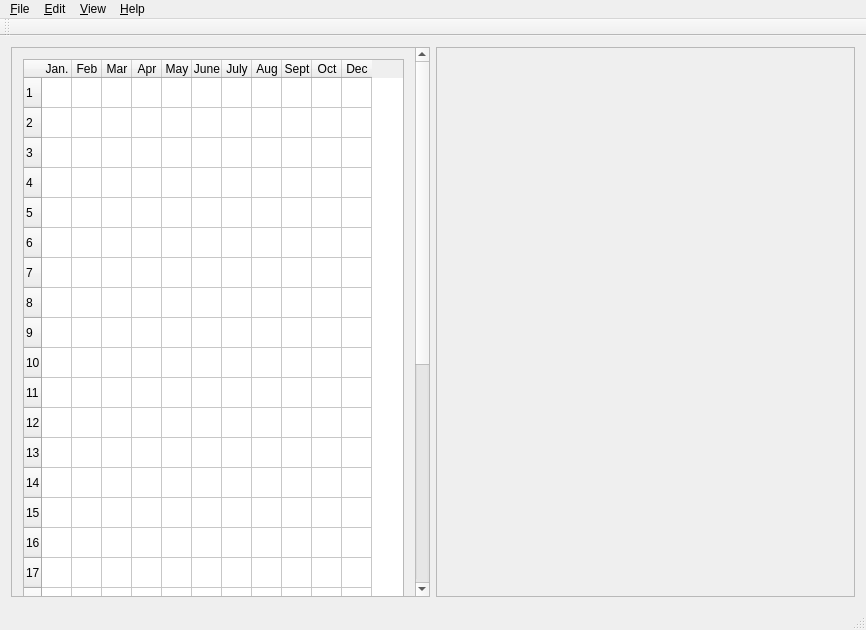
<?xml version="1.0" encoding="UTF-8"?>
<ui version="4.0">
 <class>MainWindow</class>
 <widget class="QMainWindow" name="MainWindow">
  <property name="geometry">
   <rect>
    <x>0</x>
    <y>0</y>
    <width>866</width>
    <height>630</height>
   </rect>
  </property>
  <property name="windowTitle">
   <string>MainWindow</string>
  </property>
  <widget class="QWidget" name="centralWidget">
   <layout class="QGridLayout" name="gridLayout">
    <item row="0" column="2">
     <widget class="QFrame" name="legend">
      <property name="sizePolicy">
       <sizepolicy hsizetype="Expanding" vsizetype="Preferred">
        <horstretch>0</horstretch>
        <verstretch>0</verstretch>
       </sizepolicy>
      </property>
      <property name="frameShape">
       <enum>QFrame::StyledPanel</enum>
      </property>
      <property name="frameShadow">
       <enum>QFrame::Raised</enum>
      </property>
      <layout class="QGridLayout" name="gridLayout_5">
       <item row="0" column="0">
        <spacer name="verticalSpacer_2">
         <property name="orientation">
          <enum>Qt::Vertical</enum>
         </property>
         <property name="sizeHint" stdset="0">
          <size>
           <width>20</width>
           <height>40</height>
          </size>
         </property>
        </spacer>
       </item>
       <item row="1" column="0">
        <layout class="QVBoxLayout" name="legendLayout"/>
       </item>
       <item row="2" column="0">
        <spacer name="verticalSpacer">
         <property name="orientation">
          <enum>Qt::Vertical</enum>
         </property>
         <property name="sizeHint" stdset="0">
          <size>
           <width>20</width>
           <height>40</height>
          </size>
         </property>
        </spacer>
       </item>
      </layout>
     </widget>
    </item>
    <item row="0" column="1">
     <widget class="QScrollArea" name="scrollArea">
      <property name="widgetResizable">
       <bool>true</bool>
      </property>
      <widget class="QWidget" name="scrollAreaWidgetContents">
       <property name="geometry">
        <rect>
         <x>0</x>
         <y>0</y>
         <width>414</width>
         <height>944</height>
        </rect>
       </property>
       <layout class="QGridLayout" name="gridLayout_2">
        <item row="0" column="0">
         <widget class="QTableWidget" name="table">
          <property name="sizePolicy">
           <sizepolicy hsizetype="Preferred" vsizetype="Fixed">
            <horstretch>0</horstretch>
            <verstretch>0</verstretch>
           </sizepolicy>
          </property>
          <property name="minimumSize">
           <size>
            <width>369</width>
            <height>920</height>
           </size>
          </property>
          <property name="contextMenuPolicy">
           <enum>Qt::CustomContextMenu</enum>
          </property>
          <property name="verticalScrollBarPolicy">
           <enum>Qt::ScrollBarAlwaysOff</enum>
          </property>
          <property name="horizontalScrollBarPolicy">
           <enum>Qt::ScrollBarAlwaysOff</enum>
          </property>
          <attribute name="horizontalHeaderCascadingSectionResizes">
           <bool>false</bool>
          </attribute>
          <attribute name="horizontalHeaderDefaultSectionSize">
           <number>30</number>
          </attribute>
          <attribute name="horizontalHeaderMinimumSectionSize">
           <number>30</number>
          </attribute>
          <attribute name="horizontalHeaderStretchLastSection">
           <bool>false</bool>
          </attribute>
          <row>
           <property name="text">
            <string>1</string>
           </property>
          </row>
          <row>
           <property name="text">
            <string>2</string>
           </property>
          </row>
          <row>
           <property name="text">
            <string>3</string>
           </property>
          </row>
          <row>
           <property name="text">
            <string>4</string>
           </property>
          </row>
          <row>
           <property name="text">
            <string>5</string>
           </property>
          </row>
          <row>
           <property name="text">
            <string>6</string>
           </property>
          </row>
          <row>
           <property name="text">
            <string>7</string>
           </property>
          </row>
          <row>
           <property name="text">
            <string>8</string>
           </property>
          </row>
          <row>
           <property name="text">
            <string>9</string>
           </property>
          </row>
          <row>
           <property name="text">
            <string>10</string>
           </property>
          </row>
          <row>
           <property name="text">
            <string>11</string>
           </property>
          </row>
          <row>
           <property name="text">
            <string>12</string>
           </property>
          </row>
          <row>
           <property name="text">
            <string>13</string>
           </property>
          </row>
          <row>
           <property name="text">
            <string>14</string>
           </property>
          </row>
          <row>
           <property name="text">
            <string>15</string>
           </property>
          </row>
          <row>
           <property name="text">
            <string>16</string>
           </property>
          </row>
          <row>
           <property name="text">
            <string>17</string>
           </property>
          </row>
          <row>
           <property name="text">
            <string>18</string>
           </property>
          </row>
          <row>
           <property name="text">
            <string>19</string>
           </property>
          </row>
          <row>
           <property name="text">
            <string>20</string>
           </property>
          </row>
          <row>
           <property name="text">
            <string>21</string>
           </property>
          </row>
          <row>
           <property name="text">
            <string>22</string>
           </property>
          </row>
          <row>
           <property name="text">
            <string>23</string>
           </property>
          </row>
          <row>
           <property name="text">
            <string>24</string>
           </property>
          </row>
          <row>
           <property name="text">
            <string>25</string>
           </property>
          </row>
          <row>
           <property name="text">
            <string>26</string>
           </property>
          </row>
          <row>
           <property name="text">
            <string>27</string>
           </property>
          </row>
          <row>
           <property name="text">
            <string>28</string>
           </property>
          </row>
          <row>
           <property name="text">
            <string>30</string>
           </property>
          </row>
          <row>
           <property name="text">
            <string>31</string>
           </property>
          </row>
          <column>
           <property name="text">
            <string>Jan.</string>
           </property>
          </column>
          <column>
           <property name="text">
            <string>Feb</string>
           </property>
          </column>
          <column>
           <property name="text">
            <string>Mar</string>
           </property>
          </column>
          <column>
           <property name="text">
            <string>Apr</string>
           </property>
          </column>
          <column>
           <property name="text">
            <string>May</string>
           </property>
          </column>
          <column>
           <property name="text">
            <string>June</string>
           </property>
          </column>
          <column>
           <property name="text">
            <string>July</string>
           </property>
          </column>
          <column>
           <property name="text">
            <string>Aug</string>
           </property>
          </column>
          <column>
           <property name="text">
            <string>Sept</string>
           </property>
          </column>
          <column>
           <property name="text">
            <string>Oct</string>
           </property>
          </column>
          <column>
           <property name="text">
            <string>Dec</string>
           </property>
          </column>
         </widget>
        </item>
       </layout>
      </widget>
     </widget>
    </item>
   </layout>
  </widget>
  <widget class="QMenuBar" name="menuBar">
   <property name="geometry">
    <rect>
     <x>0</x>
     <y>0</y>
     <width>866</width>
     <height>22</height>
    </rect>
   </property>
   <widget class="QMenu" name="menuFile">
    <property name="title">
     <string>&amp;File</string>
    </property>
    <addaction name="action_New"/>
    <addaction name="action_Print"/>
    <addaction name="separator"/>
    <addaction name="action_Quit"/>
   </widget>
   <widget class="QMenu" name="menuEdit">
    <property name="title">
     <string>&amp;Edit</string>
    </property>
   </widget>
   <widget class="QMenu" name="menu_View">
    <property name="title">
     <string>&amp;View</string>
    </property>
   </widget>
   <widget class="QMenu" name="menu_Help">
    <property name="title">
     <string>&amp;Help</string>
    </property>
   </widget>
   <addaction name="menuFile"/>
   <addaction name="menuEdit"/>
   <addaction name="menu_View"/>
   <addaction name="menu_Help"/>
  </widget>
  <widget class="QToolBar" name="mainToolBar">
   <attribute name="toolBarArea">
    <enum>TopToolBarArea</enum>
   </attribute>
   <attribute name="toolBarBreak">
    <bool>false</bool>
   </attribute>
  </widget>
  <widget class="QStatusBar" name="statusBar"/>
  <action name="action_Quit">
   <property name="text">
    <string> &amp;Quit</string>
   </property>
   <property name="shortcut">
    <string>Ctrl+Q</string>
   </property>
  </action>
  <action name="action_New">
   <property name="text">
    <string>&amp;New</string>
   </property>
   <property name="shortcut">
    <string>Ctrl+N</string>
   </property>
  </action>
  <action name="action_Print">
   <property name="text">
    <string>&amp;Print</string>
   </property>
  </action>
 </widget>
 <layoutdefault spacing="6" margin="11"/>
 <resources/>
 <connections/>
</ui>
